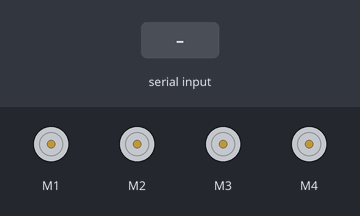
Bench run of a sketch on a simulated Arduino Uno, built with avr-gcc and run on an emulated ATmega328P. On the bench: 4 × DC motor (green arrow = forward, orange = backward, longer = faster). The test bench sets the inputs (shaded band).

Above: at 1.2 s.
1.3 s: "f" received over Serial
At 3.4 s:
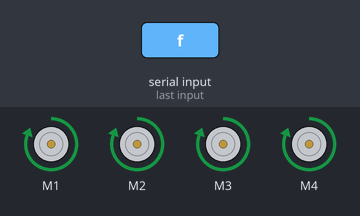
3.8 s: "t" received over Serial
At 5.3 s:
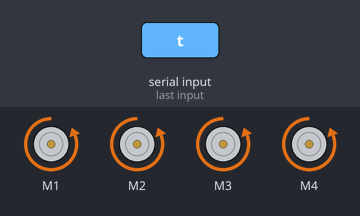
6.3 s: "d" received over Serial
At 8.3 s:
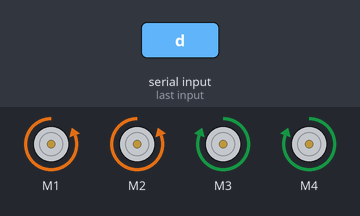
8.8 s: "e" received over Serial
At 10.3 s:
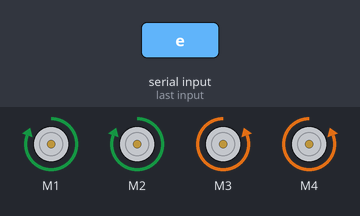
11.3 s: "p" received over Serial
At 13.3 s:
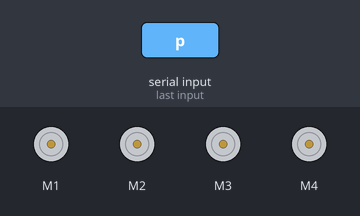
Timing chart, 0 to 14.8 s (numbered marks = the images above; inputs shaded):
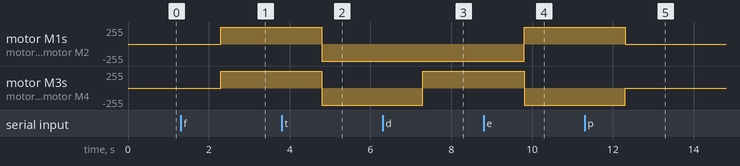

Measured:
- after the input at 1.3 s, motor M1–4: stopped → forward 255/255 after 1.0 s
- after the input at 3.8 s, motor M1–4: forward 255/255 → backward 255/255 after 1.0 s
- after the input at 6.3 s, motor M3, motor M4: backward 255/255 → forward 255/255 after 1.0 s
- after the input at 8.8 s, motor M1, motor M2: backward 255/255 → forward 255/255 after 1.0 s; motor M3, motor M4: forward 255/255 → backward 255/255 after 1.0 s
- after the input at 11.3 s, motor M1, motor M2: forward 255/255 → stopped after 1.0 s; motor M3, motor M4: backward 255/255 → stopped after 1.0 s

The sketch:

bluetooth.ino
```cpp
#include <AFMotor.h>

AF_DCMotor motor1(1);
AF_DCMotor motor2(2);
AF_DCMotor motor3(3);
AF_DCMotor motor4(4);
void robot_forward(unsigned char v);
void robot_backward(unsigned char v);
void robot_left(unsigned char v);
void robot_right(unsigned char v);
void robot_stop(unsigned char v);
unsigned char velocidade = 0x00;

char command;

void setup()
{
  velocidade = 0xFF;
  Serial.begin(9600);
}

void loop()
{
  while (Serial.available() ){

    command = Serial.readString().charAt(0);
  }

     if (command == 'f'){
      robot_forward(velocidade);
     }

     if (command == 't'){
      robot_backward(velocidade);
     }

     if (command == 'd'){
       robot_right(velocidade);
     }

     if (command == 'e'){
      robot_left(velocidade);
     }

     if (command == 'p'){
      robot_stop(velocidade);
     }
}

void robot_forward(unsigned char v)
{
     motor1.setSpeed(v);
     motor1.run(FORWARD);
     motor2.setSpeed(v);
     motor2.run(FORWARD);
     motor3.setSpeed(v);
     motor3.run(FORWARD);
     motor4.setSpeed(v);
     motor4.run(FORWARD);
}

void robot_backward(unsigned char v)
{
     motor1.setSpeed(v);
     motor1.run(BACKWARD);
     motor2.setSpeed(v);
     motor2.run(BACKWARD);
     motor3.setSpeed(v);
     motor3.run(BACKWARD);
     motor4.setSpeed(v);
     motor4.run(BACKWARD);
}

void robot_left(unsigned char v)
{
     motor1.setSpeed(v);
     motor1.run(FORWARD);
     motor2.setSpeed(v);
     motor2.run(FORWARD);
     motor3.setSpeed(v);
     motor3.run(BACKWARD);
     motor4.setSpeed(v);
     motor4.run(BACKWARD);
}

void robot_right(unsigned char v)
{
     motor1.setSpeed(v);
     motor1.run(BACKWARD);
     motor2.setSpeed(v);
     motor2.run(BACKWARD);
     motor3.setSpeed(v);
     motor3.run(FORWARD);
     motor4.setSpeed(v);
     motor4.run(FORWARD);
}

void robot_stop(unsigned char v)
{
     motor1.setSpeed(v);
     motor1.run(RELEASE);
     motor2.setSpeed(v);
     motor2.run(RELEASE);
     motor3.setSpeed(v);
     motor3.run(RELEASE);
     motor4.setSpeed(v);
     motor4.run(RELEASE);
}
```
